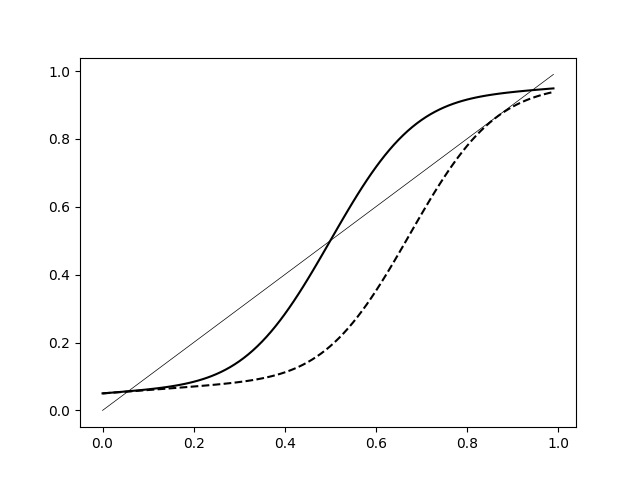

The Python source for this figure:
import matplotlib.pyplot as plt
import numpy as np
from scipy.stats import norm 

def polynomial(x):
    return 0.8*norm.cdf(7*(x-0.5))+0.05 +0.1*x

def polynomial_2(x):
    return 0.8*norm.cdf(7*(x-0.674))+0.05 +0.1*x

d = np.arange(0,1,0.01)


vec_p = np.vectorize(polynomial)(d)
vec_p2 = np.vectorize(polynomial_2)(d)
vec_45 = np. vectorize(lambda x: x)(d)

fig, ax = plt.subplots()

ax.plot(d,vec_p, 'k')
ax.plot(d,vec_p2, 'k--')
ax.plot(d,vec_45, 'k', linewidth=0.5)
plt.savefig('index.png')